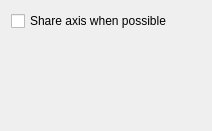
<?xml version="1.0" encoding="UTF-8"?>
<ui version="4.0">
 <class>ChildViewOptionsTab</class>
 <widget class="QWidget" name="ChildViewOptionsTab">
  <property name="geometry">
   <rect>
    <x>0</x>
    <y>0</y>
    <width>212</width>
    <height>131</height>
   </rect>
  </property>
  <property name="windowTitle">
   <string>Form</string>
  </property>
  <layout class="QVBoxLayout" name="verticalLayout">
   <item>
    <widget class="QCheckBox" name="_shareAxis">
     <property name="text">
      <string>Share axis when possible</string>
     </property>
    </widget>
   </item>
   <item>
    <spacer>
     <property name="orientation">
      <enum>Qt::Vertical</enum>
     </property>
     <property name="sizeHint" stdset="0">
      <size>
       <width>20</width>
       <height>40</height>
      </size>
     </property>
    </spacer>
   </item>
  </layout>
 </widget>
 <resources/>
 <connections/>
</ui>
